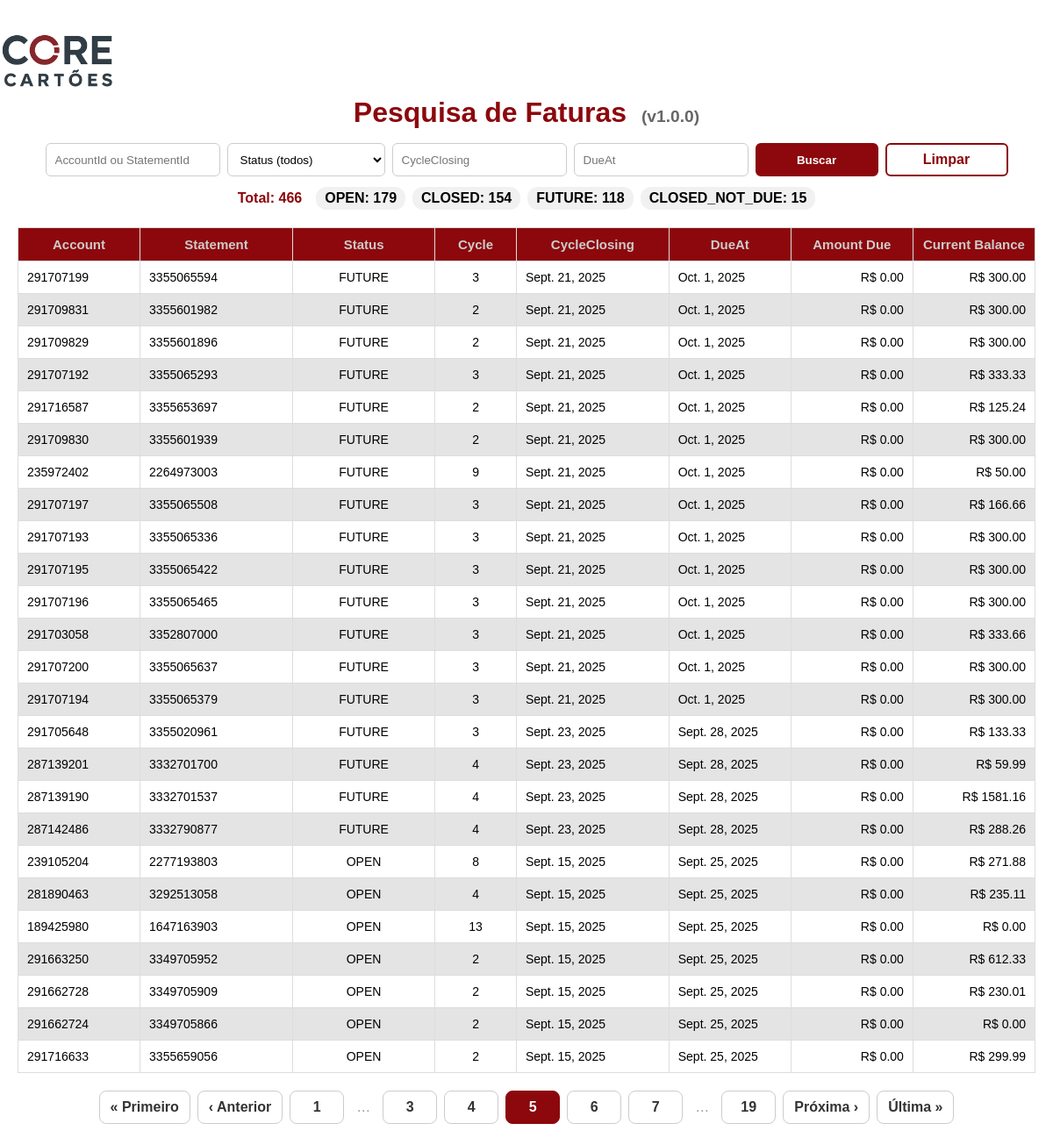
Before: /faturas/?page=5&q=&status=&closing=&due= with the older database file.
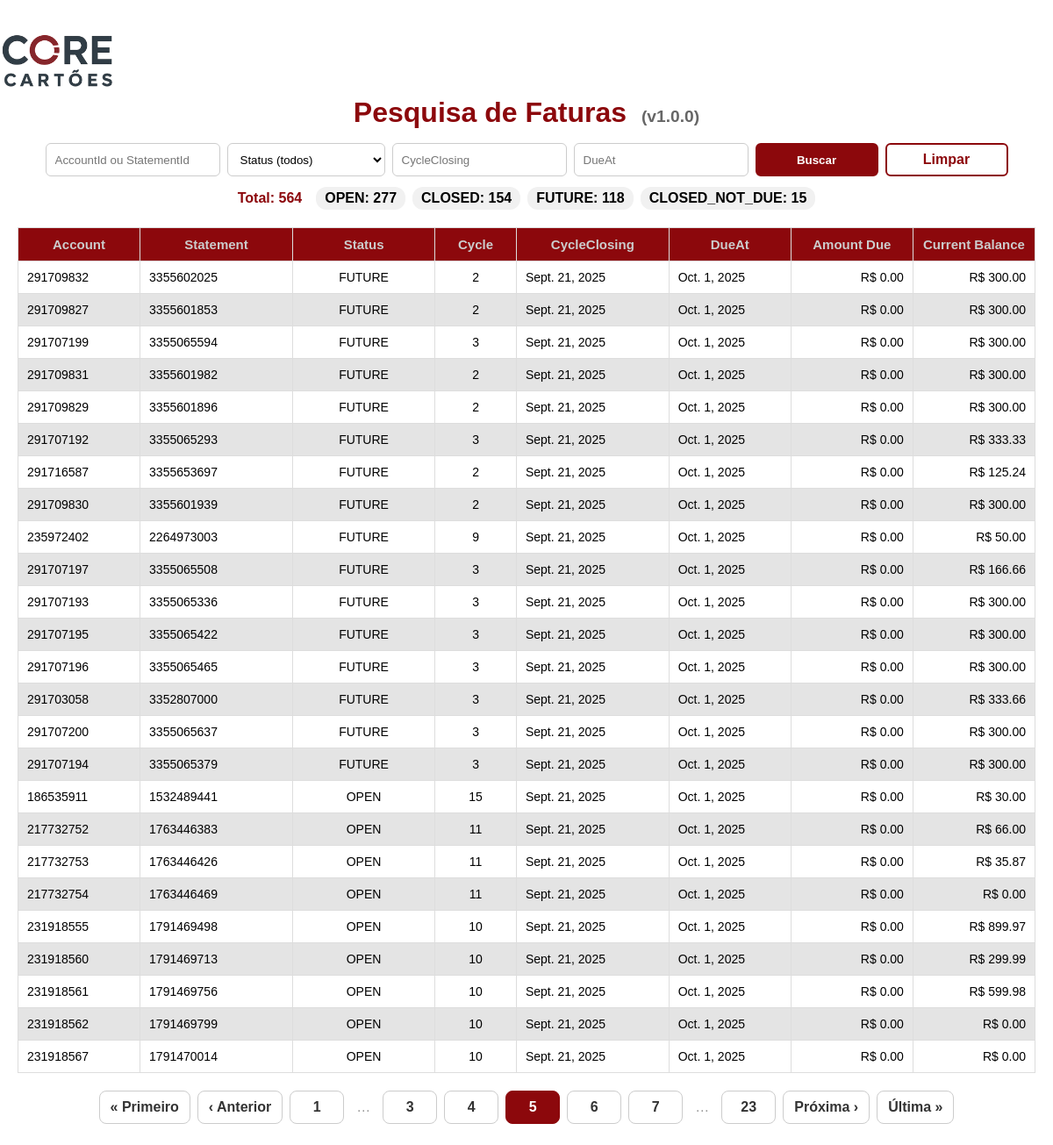
After: the same page with the newer database file.
### faturas/models.py (models this page shows, shortened)
class Fatura(models.Model):
    class Status(models.TextChoices):
        OPEN = "OPEN", "OPEN"
        CLOSED = "CLOSED", "CLOSED"
        FUTURE = "FUTURE", "FUTURE"
        CLOSED_NOT_DUE = "CLOSED_NOT_DUE", "CLOSED_NOT_DUE"
    account_id = models.CharField(max_length=20, db_index=True)
    statement_id = models.CharField(max_length=20, unique=True)
    status = models.CharField(max_length=20, choices=Status.choices)
    cycle = models.IntegerField(validators=[MinValueValidator(0)])
    cycle_closing_at = models.DateField()
    due_at = models.DateField()
    previous_balance = models.DecimalField(max_digits=14, decimal_places=2, default=Decimal("0.00"))
    debits = models.DecimalField(max_digits=14, decimal_places=2, default=Decimal("0.00"))
    credits = models.DecimalField(max_digits=14, decimal_places=2, default=Decimal("0.00"))
    current_balance = models.DecimalField(max_digits=14, decimal_places=2, default=Decimal("0.00"))
    amount_due = models.DecimalField(max_digits=14, decimal_places=2, default=Decimal("0.00"))
    amount_paid_until_due = models.DecimalField(max_digits=14, decimal_places=2, default=Decimal("0.00"))
    amount_paid_after_due = models.DecimalField(max_digits=14, decimal_places=2, default=Decimal("0.00"))
    other_credits_until_due = models.DecimalField(max_digits=14, decimal_places=2, default=Decimal("0.00"))
    other_credits_after_due = models.DecimalField(max_digits=14, decimal_places=2, default=Decimal("0.00"))
    evolve_to_delinquency = models.BooleanField(default=False)
    created_at = models.DateTimeField(auto_now_add=True)
    class Meta:
        indexes = [
            models.Index(fields=["account_id", "due_at"]),
            models.Index(fields=["status"]),
        ]

### faturas/views.py (the view)
# urls.py: path('faturas/', faturas_pesquisa, name='faturas_pesquisa'),
def faturas_pesquisa(request):
    q       = (request.GET.get("q") or "").strip()
    status  = (request.GET.get("status") or "").strip()
    closing = _parse_date(request.GET.get("closing"))
    due     = _parse_date(request.GET.get("due"))
    base_qs = Fatura.objects.all()
    if q:
        base_qs = base_qs.filter(Q(account_id__icontains=q) | Q(statement_id__icontains=q))
    if closing:
        base_qs = base_qs.filter(cycle_closing_at=closing)
    if due:
        base_qs = base_qs.filter(due_at=due)
    status_order = [s for s, _ in Fatura.Status.choices]
    counts_map = {s: 0 for s in status_order}
    for row in base_qs.values("status").annotate(qtd=Count("id")):
        counts_map[row["status"]] = row["qtd"]
    counts_list = [(s, counts_map[s]) for s in status_order]
    qs = base_qs.order_by("-due_at", "-cycle_closing_at")
    if status:
        qs = qs.filter(status=status)
    total_count = qs.count()
    paginator = Paginator(qs, 25)
    page_obj = paginator.get_page(request.GET.get("page"))
    ctx = {
        "page_obj": page_obj,
        "statuses": status_order,
        "params": {
            "q": q,
            "status": status,
            "closing": request.GET.get("closing", ""),
            "due": request.GET.get("due", ""),
        },
        "counts_list": counts_list,
        "total_count": total_count,
    }
    return render(request, "faturas/pesquisa.html", ctx)

### faturas/views.py (called while the page is built)
def _parse_date(s: str):
    try:
        s = (s or "").strip()
        return datetime.strptime(s, "%Y-%m-%d").date() if s else None
    except Exception:
        return None

### faturas/templates/faturas/pesquisa.html (shortened to what the changed rows need)
{% load static %}
<!DOCTYPE html>
<html lang="pt-BR">
<head>
  <link rel="stylesheet" href="{% static 'faturas/styles.css' %}">
</head>
<body>
  <div class="content">
    <h1 class="page-title">
      Pesquisa de Faturas <span class="version">(v1.0.0)</span>
    </h1>
    <div class="counts">
      <span class="total">Total: {{ total_count }}</span>
      {% for s, qtd in counts_list %}
        {% if qtd %}<span class="badge">{{ s }}: {{ qtd }}</span>{% endif %}
      {% endfor %}
    </div>
    <div class="table-container">
      <table class="styled-table">
        <colgroup>
  </colgroup>
        <thead>
          <tr>
            <th>Account</th>
            <th>Statement</th>
            <th>Status</th>
            <th>Cycle</th>
            <th>CycleClosing</th>
            <th>DueAt</th>
            <th>Amount Due</th>
            <th>Current Balance</th>
          </tr>
        </thead>
        <tbody>
        {% for f in page_obj %}
          <tr class="clickable-row"
              onclick="abrirModal(this)"
              data-account="{{ f.account_id }}"
              data-statement="{{ f.statement_id }}"
              data-status="{{ f.status }}"
              data-cycle="{{ f.cycle }}"
              data-closing="{{ f.cycle_closing_at }}"
              data-due="{{ f.due_at }}"
              data-prev="{{ f.previous_balance }}"
              data-debits="{{ f.debits }}"
              data-credits="{{ f.credits }}"
              data-amountdue="{{ f.amount_due }}"
              data-current="{{ f.current_balance }}"
              data-paiduntil="{{ f.amount_paid_until_due }}"
              data-paidafter="{{ f.amount_paid_after_due }}"
              data-ocuntil="{{ f.other_credits_until_due }}"
              data-ocafter="{{ f.other_credits_after_due }}"
              data-delinquency="{{ f.evolve_to_delinquency }}">
            <td>{{ f.account_id }}</td>
            <td>{{ f.statement_id }}</td>
            <td>{{ f.status }}</td>
            <td>{{ f.cycle }}</td>
            <td>{{ f.cycle_closing_at }}</td>
            <td>{{ f.due_at }}</td>
            <td class="num">R$ {{ f.amount_due }}</td>
            <td class="num">R$ {{ f.current_balance }}</td>
          </tr>
        {% empty %}
          <tr><td colspan="8">Nenhuma fatura encontrada.</td></tr>
        {% endfor %}
        </tbody>
      </table>
    </div>
    <nav class="pagination" aria-label="Paginação">
      {% if page_obj.has_previous %}
        <a class="page-link" href="?page=1&q={{ params.q }}&status={{ params.status }}&closing={{ params.closing }}&due={{ params.due }}">« Primeiro</a>
        <a class="page-link" href="?page={{ page_obj.previous_page_number }}&q={{ params.q }}&status={{ params.status }}&closing={{ params.closing }}&due={{ params.due }}">‹ Anterior</a>
      {% else %}
        <span class="page-link is-disabled">« Primeiro</span>
        <span class="page-link is-disabled">‹ Anterior</span>
      {% endif %}
      {% for num in page_obj.paginator.page_range %}
        {% if num == 1 or num == page_obj.paginator.num_pages %}
          {% if num == page_obj.number %}
            <span class="page-num is-current">{{ num }}</span>
          {% else %}
            <a class="page-num" href="?page={{ num }}&q={{ params.q }}&status={{ params.status }}&closing={{ params.closing }}&due={{ params.due }}">{{ num }}</a>
          {% endif %}
        {% elif num >= page_obj.number|add:'-2' and num <= page_obj.number|add:'2' %}
          {% if num == page_obj.number %}
            <span class="page-num is-current">{{ num }}</span>
          {% else %}
            <a class="page-num" href="?page={{ num }}&q={{ params.q }}&status={{ params.status }}&closing={{ params.closing }}&due={{ params.due }}">{{ num }}</a>
          {% endif %}
        {% elif num == 2 or num == page_obj.paginator.num_pages|add:'-1' %}
          <span class="ellipsis">…</span>
        {% endif %}
      {% endfor %}
      {% if page_obj.has_next %}
        <a class="page-link" href="?page={{ page_obj.next_page_number }}&q={{ params.q }}&status={{ params.status }}&closing={{ params.closing }}&due={{ params.due }}">Próxima ›</a>
        <a class="page-link" href="?page={{ page_obj.paginator.num_pages }}&q={{ params.q }}&status={{ params.status }}&closing={{ params.closing }}&due={{ params.due }}">Última »</a>
      {% else %}
        <span class="page-link is-disabled">Próxima ›</span>
        <span class="page-link is-disabled">Última »</span>
      {% endif %}
    </nav>
  </div>
</body>
</html>

Changed rows visible on the page:
no longer on this page (row unchanged): Fatura: account_id "291705648", statement_id "3355020961", status "FUTURE", cycle "3", cycle_closing_at "Sept. 23, 2025", due_at "Sept. 28, 2025", amount_due "0.00", current_balance "133.33"
no longer on this page (row unchanged): Fatura: account_id "287139201", statement_id "3332701700", status "FUTURE", cycle "4", cycle_closing_at "Sept. 23, 2025", due_at "Sept. 28, 2025", amount_due "0.00", current_balance "59.99"
no longer on this page (row unchanged): Fatura: account_id "287139190", statement_id "3332701537", status "FUTURE", cycle "4", cycle_closing_at "Sept. 23, 2025", due_at "Sept. 28, 2025", amount_due "0.00", current_balance "1581.16"
no longer on this page (row unchanged): Fatura: account_id "287142486", statement_id "3332790877", status "FUTURE", cycle "4", cycle_closing_at "Sept. 23, 2025", due_at "Sept. 28, 2025", amount_due "0.00", current_balance "288.26"
no longer on this page (row unchanged): Fatura: account_id "239105204", statement_id "2277193803", status "OPEN", cycle "8", cycle_closing_at "Sept. 15, 2025", due_at "Sept. 25, 2025", amount_due "0.00", current_balance "271.88"
no longer on this page (row unchanged): Fatura: account_id "281890463", statement_id "3292513058", status "OPEN", cycle "4", cycle_closing_at "Sept. 15, 2025", due_at "Sept. 25, 2025", amount_due "0.00", current_balance "235.11"
no longer on this page (row unchanged): Fatura: account_id "189425980", statement_id "1647163903", status "OPEN", cycle "13", cycle_closing_at "Sept. 15, 2025", due_at "Sept. 25, 2025", amount_due "0.00", current_balance "0.00"
no longer on this page (row unchanged): Fatura: account_id "291663250", statement_id "3349705952", status "OPEN", cycle "2", cycle_closing_at "Sept. 15, 2025", due_at "Sept. 25, 2025", amount_due "0.00", current_balance "612.33"
no longer on this page (row unchanged): Fatura: account_id "291662728", statement_id "3349705909", status "OPEN", cycle "2", cycle_closing_at "Sept. 15, 2025", due_at "Sept. 25, 2025", amount_due "0.00", current_balance "230.01"
no longer on this page (row unchanged): Fatura: account_id "291662724", statement_id "3349705866", status "OPEN", cycle "2", cycle_closing_at "Sept. 15, 2025", due_at "Sept. 25, 2025", amount_due "0.00", current_balance "0.00"
no longer on this page (row unchanged): Fatura: account_id "291716633", statement_id "3355659056", status "OPEN", cycle "2", cycle_closing_at "Sept. 15, 2025", due_at "Sept. 25, 2025", amount_due "0.00", current_balance "299.99"
now on this page (row unchanged): Fatura: account_id "291709832", statement_id "3355602025", status "FUTURE", cycle "2", cycle_closing_at "Sept. 21, 2025", due_at "Oct. 1, 2025", amount_due "0.00", current_balance "300.00"
now on this page (row unchanged): Fatura: account_id "291709827", statement_id "3355601853", status "FUTURE", cycle "2", cycle_closing_at "Sept. 21, 2025", due_at "Oct. 1, 2025", amount_due "0.00", current_balance "300.00"
added Fatura: account_id "186535911", statement_id "1532489441", status "OPEN", cycle "15", cycle_closing_at "Sept. 21, 2025", due_at "Oct. 1, 2025", amount_due "0.00", current_balance "30.00"
added Fatura: account_id "217732752", statement_id "1763446383", status "OPEN", cycle "11", cycle_closing_at "Sept. 21, 2025", due_at "Oct. 1, 2025", amount_due "0.00", current_balance "66.00"
added Fatura: account_id "217732753", statement_id "1763446426", status "OPEN", cycle "11", cycle_closing_at "Sept. 21, 2025", due_at "Oct. 1, 2025", amount_due "0.00", current_balance "35.87"
added Fatura: account_id "217732754", statement_id "1763446469", status "OPEN", cycle "11", cycle_closing_at "Sept. 21, 2025", due_at "Oct. 1, 2025", amount_due "0.00", current_balance "0.00"
added Fatura: account_id "231918555", statement_id "1791469498", status "OPEN", cycle "10", cycle_closing_at "Sept. 21, 2025", due_at "Oct. 1, 2025", amount_due "0.00", current_balance "899.97"
added Fatura: account_id "231918560", statement_id "1791469713", status "OPEN", cycle "10", cycle_closing_at "Sept. 21, 2025", due_at "Oct. 1, 2025", amount_due "0.00", current_balance "299.99"
added Fatura: account_id "231918561", statement_id "1791469756", status "OPEN", cycle "10", cycle_closing_at "Sept. 21, 2025", due_at "Oct. 1, 2025", amount_due "0.00", current_balance "599.98"
added Fatura: account_id "231918562", statement_id "1791469799", status "OPEN", cycle "10", cycle_closing_at "Sept. 21, 2025", due_at "Oct. 1, 2025", amount_due "0.00", current_balance "0.00"
added Fatura: account_id "231918567", statement_id "1791470014", status "OPEN", cycle "10", cycle_closing_at "Sept. 21, 2025", due_at "Oct. 1, 2025", amount_due "0.00", current_balance "0.00"
Other visible differences:
{{ total_count }}: "466" → "564"
new list line: "OPEN : 277"
new list line: "23"
list line gone: "OPEN : 179"
list line gone: "19"
